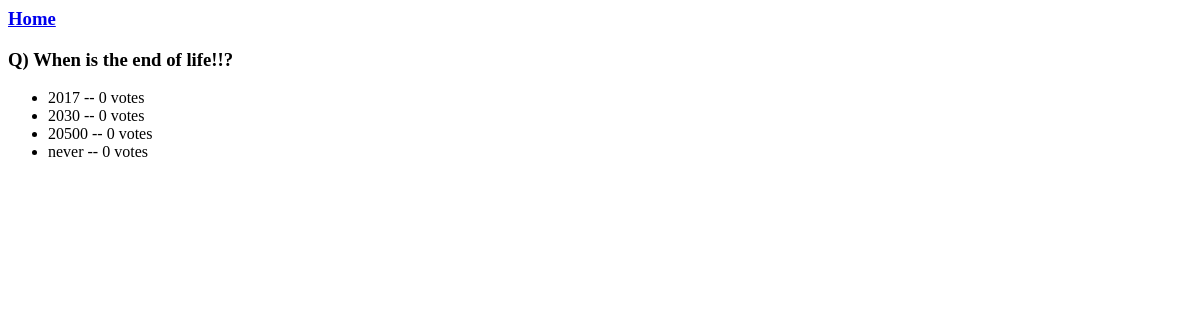
The page /polls/2/results/ on the database as committed earlier.
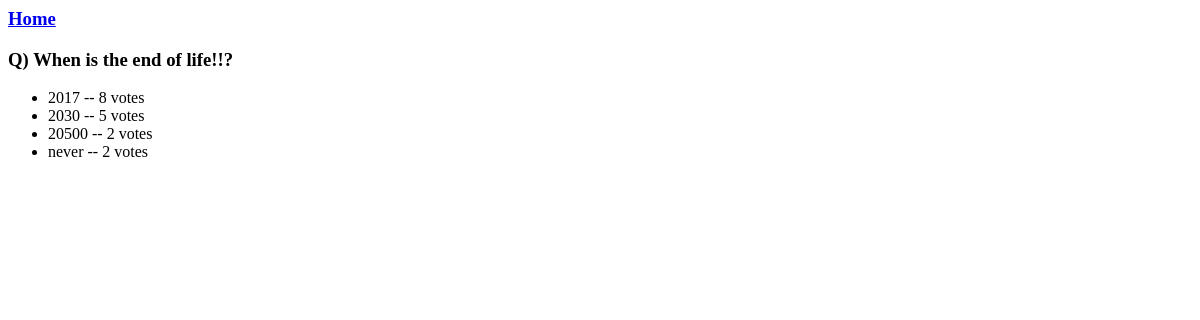
The same page on the database as committed later.
### polls/models.py (models this page shows, shortened)
class Choice(models.Model):
    question = models.ForeignKey(Question, on_delete=models.CASCADE)
    choice_text = models.CharField(max_length=200)
    votes = models.IntegerField(default=0)

### polls/views.py (the view)
# urls.py: url(r'^(?P<pk>[0-9]+)/results/$', views.ResultsView.as_view(), name='results'),
class ResultsView(generic.DetailView):
    model = Question
    template_name = 'polls/results.html'

### polls/templates/polls/results.html
<a href="{% url 'polls:index' %}"><h3>Home</h3></a>
<h3>Q) {{ question.question_text }}</h3>
<ul>
    {% for choice in question.choice_set.all %}
        <li>{{ choice.choice_text }} -- {{ choice.votes }} vote{{choice.votes|pluralize}}</li>
    {% endfor %}
</ul>

Rows that differ between the two databases and show on the page:
changed Choice (number 1 of 4 on the later page): votes "0" → "8"
changed Choice (number 2 of 4 on the later page): votes "0" → "5"
changed Choice (number 3 of 4 on the later page): votes "0" → "2"
changed Choice "never": votes "0" → "2"
